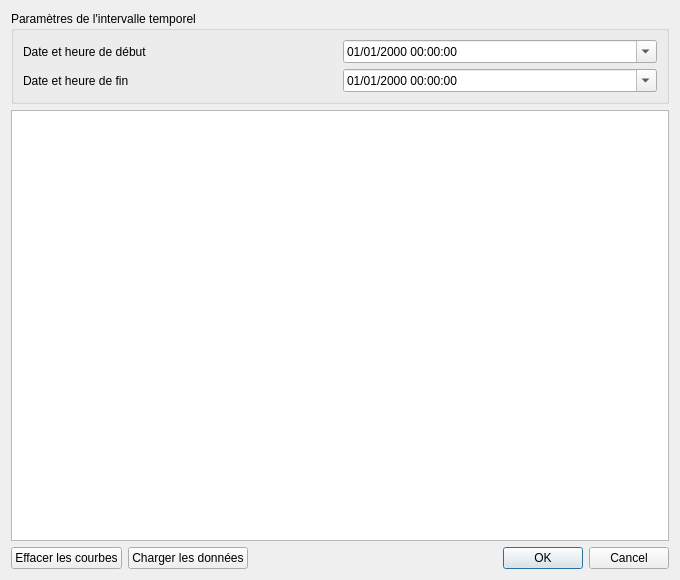
<?xml version="1.0" encoding="UTF-8"?>
<ui version="4.0">
 <class>GraphWindow</class>
 <widget class="QDialog" name="GraphWindow">
  <property name="geometry">
   <rect>
    <x>0</x>
    <y>0</y>
    <width>680</width>
    <height>580</height>
   </rect>
  </property>
  <property name="windowTitle">
   <string>Graphique des données de température et d'humidité</string>
  </property>
  <layout class="QVBoxLayout" name="verticalLayout">
   <item>
    <widget class="QGroupBox" name="grpIntervalle">
     <property name="title">
      <string>Paramètres de l'intervalle temporel</string>
     </property>
     <layout class="QGridLayout" name="gridIntervalle" columnstretch="1,1">
      <item row="0" column="0">
       <widget class="QLabel" name="lblStartTime">
        <property name="text">
         <string>Date et heure de début</string>
        </property>
       </widget>
      </item>
      <item row="0" column="1">
       <widget class="QDateTimeEdit" name="dteStartTime">
        <property name="displayFormat">
         <string>dd/MM/yyyy HH:mm:ss</string>
        </property>
        <property name="calendarPopup">
         <bool>true</bool>
        </property>
       </widget>
      </item>
      <item row="1" column="0">
       <widget class="QLabel" name="lblEndTime">
        <property name="text">
         <string>Date et heure de fin</string>
        </property>
       </widget>
      </item>
      <item row="1" column="1">
       <widget class="QDateTimeEdit" name="dteEndTime">
        <property name="displayFormat">
         <string>dd/MM/yyyy HH:mm:ss</string>
        </property>
        <property name="calendarPopup">
         <bool>true</bool>
        </property>
       </widget>
      </item>
     </layout>
    </widget>
   </item>
   <item>
    <widget class="QGraphicsView" name="graphicsView"/>
   </item>
   <item>
    <layout class="QHBoxLayout" name="layoutBoutons">
     <item>
      <widget class="QPushButton" name="btnClearData">
       <property name="text">
        <string>Effacer les courbes</string>
       </property>
       <property name="autoDefault">
        <bool>false</bool>
       </property>
      </widget>
     </item>
     <item>
      <widget class="QPushButton" name="btnLoadData">
       <property name="text">
        <string>Charger les données</string>
       </property>
       <property name="autoDefault">
        <bool>false</bool>
       </property>
      </widget>
     </item>
     <item>
      <widget class="QDialogButtonBox" name="buttonBox">
       <property name="standardButtons">
        <set>QDialogButtonBox::Cancel|QDialogButtonBox::Ok</set>
       </property>
      </widget>
     </item>
    </layout>
   </item>
  </layout>
 </widget>
 <resources/>
 <connections>
  <connection>
   <sender>buttonBox</sender>
   <signal>accepted()</signal>
   <receiver>GraphWindow</receiver>
   <slot>accept()</slot>
  </connection>
  <connection>
   <sender>buttonBox</sender>
   <signal>rejected()</signal>
   <receiver>GraphWindow</receiver>
   <slot>reject()</slot>
  </connection>
 </connections>
</ui>
